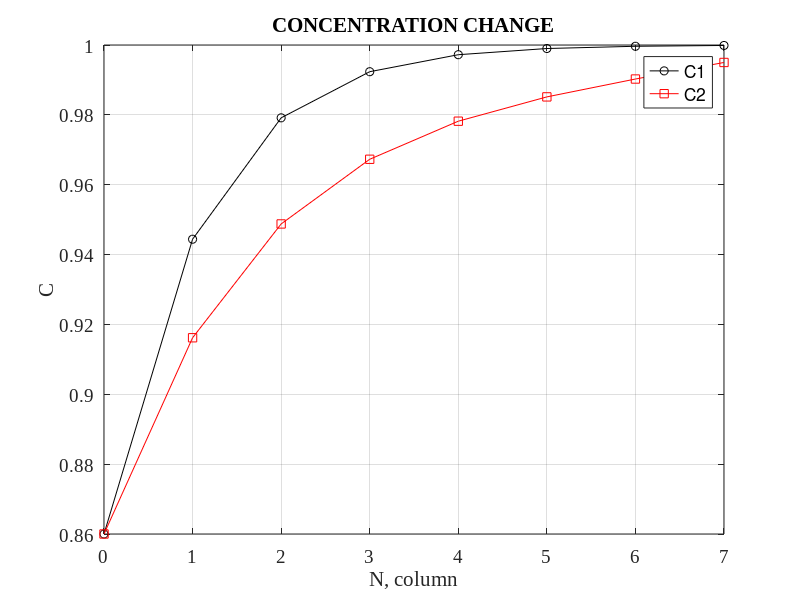

This chart was generated by the following MATLAB code:
%% Course project
% from CP to CW
clear; clc; format; close all;

%% Initial data
T = 25; % Celsius
CW = 0.86;
P = 100; % kg/y

CF = 0.925;
CP = 0.995;
mu = (CP*7+(1-CP)*6)*10^(-3); 
P = P/mu / (365*24); %mol/h

r = 0.5; % per cent
TT = 20; %quantity

%% Calculations
a = 1 + 4755/(T+273)^2 - 0.803/(T+273);
e = a - 1;
%e = 0.0545;

nE = 2/e * log(CP*(1-CF) / (CF*(1-CP))); nE = ceil(nE);
nR = 2/e * log(CF*(1-CW) / (CW*(1-CF))); nR = ceil(nR);
nB = nE + nR;
N = nB / TT; N = ceil(N);

dN = 0:1:N;
dC1 = zeros(1,length(dN));
dC1(1) = CW;
for i = 2:length(dC1)
    dC1(i) = (CW/(1-CW) * exp(e*dN(i)*TT)) / (1 + CW/(1-CW) * exp(e*dN(i)*TT));
end

Lb = zeros(1,length(dN)-1);
Le = zeros(1,length(dN)-1);
x1 = zeros(1,length(dN)-1);
x2 = zeros(1,length(dN)-1);

% Math
Lin = 2 * P * (CP - CF) / (e*CF * (1-CF));
for i = 1:N
    Le(i) = Lin * (1-r/100)^(TT*i);
    Lb(i) = Lin * (1-r/100)^(TT*(i-1));
end
L = (Lb + Le) ./ 2;
%clear Le Lb;

dC2 = zeros(1,length(dN));
dC2(N+1) = CP;
for i = 2:length(dC2)
    x1(i-1) = 1/2 * (1 + P/(e*L(i-1))) + sqrt(1/4*(1+P/(e*L(i-1)))^2 - P * CP / (e*L(i-1)));
    x2(i-1) = 1/2 * (1 + P/(e*L(i-1))) - sqrt(1/4*(1+P/(e*L(i-1)))^2 - P * CP / (e*L(i-1)));
    %disp([x1 x2 dN(i)*TT]);
    dC2(i-1) = (x2(i-1) * (x1(i-1) - CP) / (CP - x2(i-1)) * exp(e*dN(N+1+2-i)*TT*(x1(i-1) - x2(i-1))) + x1(i-1)) / ( 1 + (x1(i-1) - CP) / (CP - x2(i-1)) * exp(e*dN(N+1+2-i)*TT*(x1(i-1) - x2(i-1))));
end

% Change Lin
dh = 0.00001;
k = 0;
more = 0;
while ((abs(dC2(1)-CW) > 0.000009) || dC2(1) < CW)
    more = 0;
    Lin = 2 * P * (CP - CF) / (e*CF * (1-CF));
    Lin = Lin * (1-dh*k);
for i = 1:N
    Le(i+1) = Lin * (1-r/100)^(TT*i);
    Lb(i+1) = Lin * (1-r/100)^(TT*(i-1));
end
L = (Lb + Le) ./ 2;
%clear Lin Le Lb;

dC2 = zeros(1,length(dN));
dC2(N+1) = CP;
for i = 2:length(dC2)
    x1(i-1) = 1/2 * (1 + P/(e*L(i))) + sqrt(1/4*(1+P/(e*L(i)))^2 - P * CP / (e*L(i)));
    x2(i-1) = 1/2 * (1 + P/(e*L(i))) - sqrt(1/4*(1+P/(e*L(i)))^2 - P * CP / (e*L(i)));
    dC2(i-1) = (x2(i-1) * (x1(i-1) - CP) / (CP - x2(i-1)) * exp(e*dN(N+1+2-i)*TT*(x1(i-1) - x2(i-1))) + x1(i-1)) / ( 1 + (x1(i-1) - CP) / (CP - x2(i-1)) * exp(e*dN(N+1+2-i)*TT*(x1(i-1) - x2(i-1))));
    if (dC2(i) > 1)
        more = 1;
    end
end
k = k + 1;
if more
    continue;
end
if (L(2) < 0) 
    disp('L is less then 0');
    break;
end
end
in = 2*(1-dh*k);
text = num2str(in,10);
text = ['increased in ', text];
disp(text);

figure(1);
plot(dN, dC1, 'k-o', dN, dC2, 'r-s'); grid on;
xlabel('N, column', 'FontSize', 14, 'FontName', 'TimesNewRoman');
ylabel('C', 'FontSize', 14, 'FontName', 'TimesNewRoman');
title('CONCENTRATION CHANGE', 'FontSize', 14, 'FontName', 'TimesNewRoman'); 
legend('C1', 'C2');
set(gca, 'FontSize', 14, 'FontName', 'TimesNewRoman');
dimen = [ceil(nR/TT)/N*0.8+1/8 0.9 0 -0.2];
%a = annotation('arrow','Position',dimen);

A = [1 -1; CF -dC2(1)];
B = [P; P*dC2(length(dC2))];
S = linsolve(A,B);
F = S(1); W=S(2);
clear S;
text = ['Flow F is ', num2str(F), ' mol/h'];
disp(text);
text = ['Flow W is ', num2str(W), ' mol/h'];
disp(text);